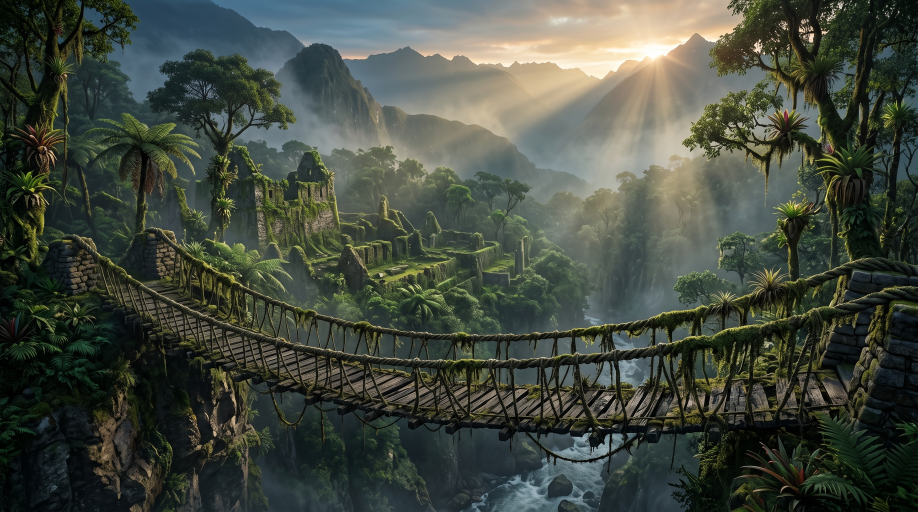
#> input picture docs/art-canon/concept-valley.jpeg, 2752 x 1536 px, found by its file name (shown at 1/3 size)
$ python p_canon_palette.py
#> lines starting #> are read from the running program, lines starting #| are printed output that depends on the picture
#!/usr/bin/env python3
"""P-CANON: measure the canon palette from the uploaded reference images.

Doctrine: every regrade value in the plan must cite a measurement from these
files, not an eyeball impression. Outputs docs/art-canon/canon-palette.json
(median/cluster colors per reference, in sRGB 0-255 + hex) and a contact
sheet PNG for PR review.
"""
import json
import os
from PIL import Image, ImageDraw, ImageFont

SRC = "/home/z/my-project/upload"
OUT_DIR = "/home/z/my-project/juzu/docs/art-canon"

IMAGES = {
    "concept-valley": "concept-valley.jpeg",
    "concept-ruins": "concept-ruins.jpeg",
    "concept-character": "concept-character.jpeg",
    "environment-planks": "environment-planks.jpeg",
    "environment-stonework": "environment-stonework.jpeg",
    "environment-foliage": "environment-foliage.jpeg",
    "environment-forest-floor": "environment-forest-floor.jpeg",
    "environment-bark": "environment-bark.jpeg",
    "IMG_2493-ember-vfx": "IMG_2493.jpeg",
}

# Targeted crop boxes as (x0, y0, x1, y1) fractions — where each material reads
# most purely in its reference. Chosen by looking at each image, refined below.
CROPS = {
    "concept-valley": {
        "sky_fog_warm": (0.62, 0.02, 0.78, 0.12),
        "mountains_far": (0.40, 0.10, 0.55, 0.22),
        "foliage_lit": (0.80, 0.30, 0.92, 0.45),
        "foliage_shadow": (0.05, 0.35, 0.20, 0.50),
        "mist_mid": (0.55, 0.42, 0.70, 0.55),
        "river": (0.60, 0.80, 0.72, 0.92),
        "ruins_moss": (0.30, 0.32, 0.42, 0.42),
    },
    "concept-ruins": {
        "fog_cool": (0.35, 0.15, 0.55, 0.30),
        "stone_lit": (0.72, 0.45, 0.90, 0.65),
        "stone_shadow": (0.15, 0.50, 0.30, 0.68),
        "moss_joint": (0.78, 0.28, 0.90, 0.38),
        "torch_ember": (0.60, 0.50, 0.66, 0.60),
        "character_kit": (0.63, 0.58, 0.70, 0.80),
    },
    "concept-character": {
        "jacket": (0.42, 0.30, 0.50, 0.42),
        "harness_leather": (0.47, 0.38, 0.55, 0.48),
        "pants": (0.45, 0.58, 0.55, 0.75),
        "boots": (0.44, 0.82, 0.56, 0.92),
        "backdrop_wood": (0.02, 0.05, 0.15, 0.30),
    },
    "environment-planks": {
        "wood_silvered": (0.30, 0.15, 0.70, 0.45),
        "wood_dark_grain": (0.30, 0.55, 0.70, 0.80),
        "iron_strap": (0.065, 0.10, 0.095, 0.60),
        "rope": (0.30, 0.075, 0.70, 0.105),
    },
    "environment-stonework": {
        "stone_face": (0.55, 0.30, 0.95, 0.60),
        "stone_dark": (0.05, 0.05, 0.35, 0.35),
        "joint_moss": (0.40, 0.36, 0.52, 0.44),
    },
    "environment-foliage": {
        "leaf_dark": (0.60, 0.55, 0.95, 0.85),
        "leaf_medium": (0.05, 0.35, 0.40, 0.65),
        "leaf_light": (0.38, 0.32, 0.52, 0.44),
        "moss_under": (0.15, 0.70, 0.35, 0.90),
    },
    "environment-forest-floor": {
        "humus": (0.35, 0.55, 0.65, 0.85),
        "moss_clump": (0.25, 0.28, 0.45, 0.48),
        "litter_dry": (0.03, 0.25, 0.20, 0.45),
        "pebbles": (0.55, 0.20, 0.75, 0.38),
    },
    "environment-bark": {
        "bark_face": (0.55, 0.05, 0.95, 0.30),
        "bark_deep": (0.05, 0.60, 0.35, 0.90),
        "fissure_moss": (0.55, 0.15, 0.70, 0.28),
    },
    "IMG_2493-ember-vfx": {
        "spark_core": (0.48, 0.44, 0.56, 0.54),
        "spark_trail": (0.30, 0.35, 0.70, 0.65),
        "night_ground": (0.10, 0.80, 0.40, 0.98),
    },
}


def hexc(rgb):
    return "#{:02x}{:02x}{:02x}".format(*[int(round(c)) for c in rgb])


def crop_stats(im, box):
    """Median + mean + p10/p90 luminance of a crop, downsampled for speed."""
    w, h = im.size
    px = im.crop((int(box[0] * w), int(box[1] * h), int(box[2] * w), int(box[3] * h)))
    px = px.convert("RGB").resize((min(px.width, 128), min(px.height, 128)))
    data = list(px.getdata())
    data.sort(key=lambda c: 0.2126 * c[0] + 0.7152 * c[1] + 0.0722 * c[2])
    n = len(data)
    med = data[n // 2]
    lum = [0.2126 * c[0] + 0.7152 * c[1] + 0.0722 * c[2] for c in data]
    return {
        "median_rgb": list(med),
        "median_hex": hexc(med),
        "lum_p10": round(lum[n // 10], 1),
        "lum_p90": round(lum[9 * n // 10], 1),
        "n": n,
    }


def main():
    out = {"_doctrine": "All values measured from the reference files, not authored by eye.",
           "references": {}}
    sheet_cols = []
    for key, fname in IMAGES.items():
        path = os.path.join(SRC, fname)
        im = Image.open(path)
#> im is the input picture: PIL image 2752x1536 RGB; mean R, G, B 67.7, 74.2, 64
        entry = {"file": fname, "size": list(im.size), "regions": {}}
        for rname, box in CROPS[key].items():
            entry["regions"][rname] = crop_stats(im, box)
#> this loop made 7 passes
#> med in crop_stats on passes 1 to 7: (222, 198, 167), (137, 131, 110), (87, 101, 102), (40, 49, 51), (95, 102, 89), (49, 64, 69), (87, 95, 78)
#> pass 1, in crop_stats, `px = im.crop((int(box[0] * w), int(box[1] * h), int(box[2] * w), int(b..`:
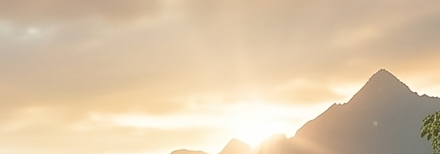
#> px: PIL image 440x154 RGB; mean R, G, B 219.9, 198.3, 168.9
#> pass 1, in crop_stats, `px = px.convert("RGB").resize((min(px.width, 128), min(px.height, 128)))`:
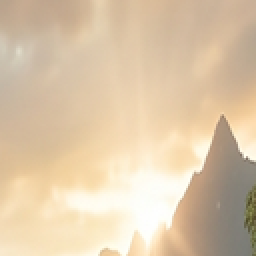
#> px: PIL image 128x128 RGB (shown 2 times larger); mean R, G, B 219.9, 198.3, 168.9
#> pass 2, in crop_stats (call 2), `px = im.crop((int(box[0] * w), int(box[1] * h), int(box[2] * w), int(b..`:
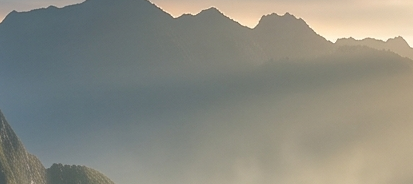
#> px: PIL image 413x184 RGB; mean R, G, B 137.9, 138.1, 128.7
#> pass 2, in crop_stats (call 2), `px = px.convert("RGB").resize((min(px.width, 128), min(px.height, 128)))`:
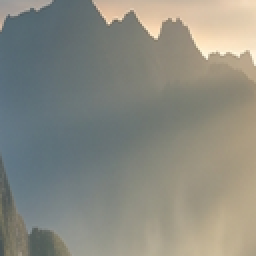
#> px: PIL image 128x128 RGB (shown 2 times larger); mean R, G, B 137.9, 138.1, 128.7
#> after the loop, entry = 3 items
        out["references"][key] = entry
        sheet_cols.append((key, entry["regions"]))
#> pass 2 of the loop in main, `for key, fname in IMAGES.items():`:
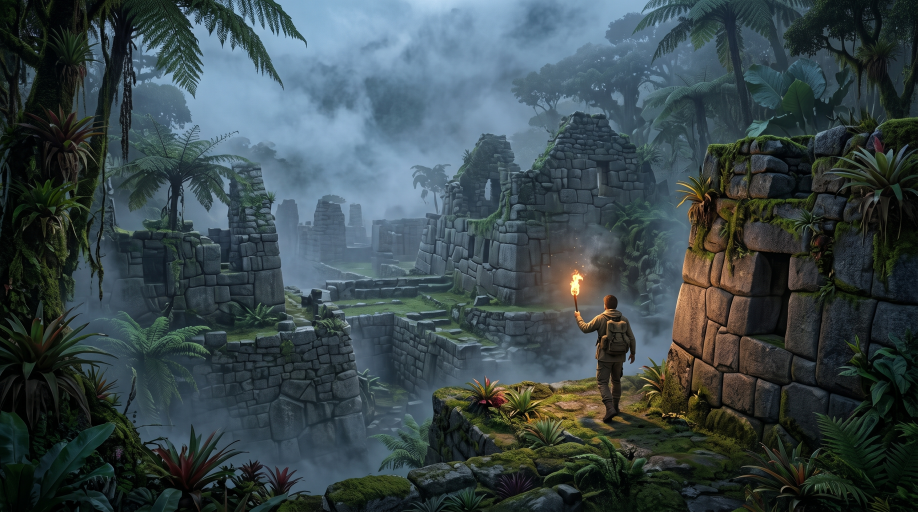
#> input picture docs/art-canon/concept-ruins.jpeg, 2752 x 1536 px, found by its file name (shown at 1/3 size)
#> in main, im is the input picture: PIL image 2752x1536 RGB; mean R, G, B 57.5, 71.6, 75.2
#> the loop in main, `for rname, box in CROPS[key].items():` made 6 passes
#> med in crop_stats on passes 1 to 6: (102, 134, 162), (63, 63, 61), (39, 55, 53), (27, 38, 48), (112, 100, 97), (108, 86, 59)
#> pass 1, in crop_stats (call 8), `px = px.convert("RGB").resize((min(px.width, 128), min(px.height, 128)))`:
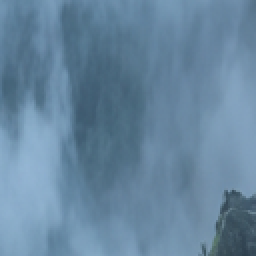
#> px: PIL image 128x128 RGB (shown 2 times larger); mean R, G, B 102.6, 133.7, 158.6
#> pass 2, in crop_stats (call 9), `px = px.convert("RGB").resize((min(px.width, 128), min(px.height, 128)))`:
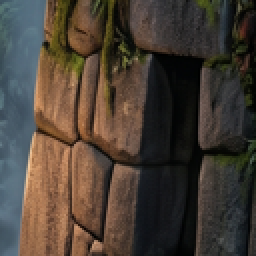
#> px: PIL image 128x128 RGB (shown 2 times larger); mean R, G, B 73.3, 63.3, 53.8
#> pass 3 of the loop in main, `for key, fname in IMAGES.items():`:
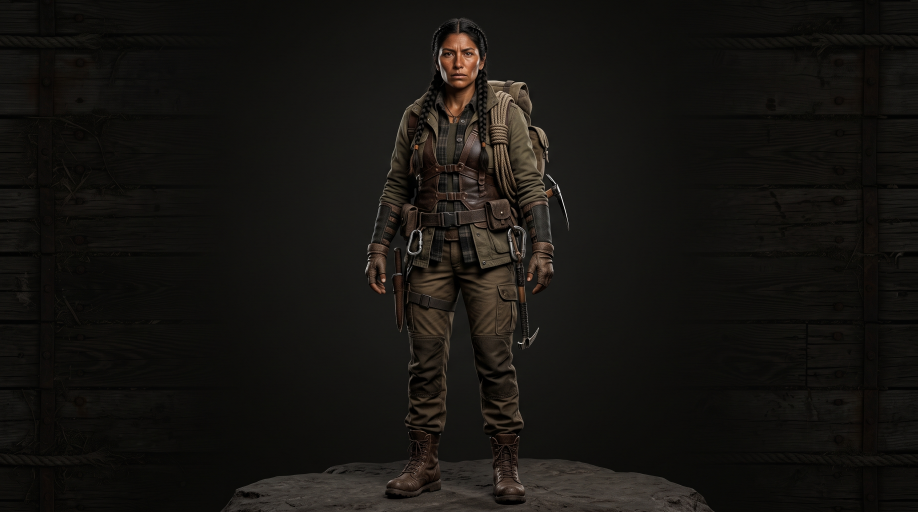
#> input picture docs/art-canon/concept-character.jpeg, 2752 x 1536 px, found by its file name (shown at 1/3 size)
#> in main, im is the input picture: PIL image 2752x1536 RGB; mean R, G, B 22.3, 20.2, 17
#> the loop in main, `for rname, box in CROPS[key].items():` made 5 passes
#> med in crop_stats on passes 1 to 5: (26, 26, 24), (51, 38, 29), (35, 27, 20), (20, 19, 17), (15, 13, 10)
#> pass 1, in crop_stats (call 14), `px = px.convert("RGB").resize((min(px.width, 128), min(px.height, 128)))`:
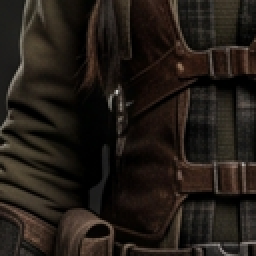
#> px: PIL image 128x128 RGB (shown 2 times larger); mean R, G, B 34.6, 28.2, 22.6
#> pass 2, in crop_stats (call 15), `px = px.convert("RGB").resize((min(px.width, 128), min(px.height, 128)))`:
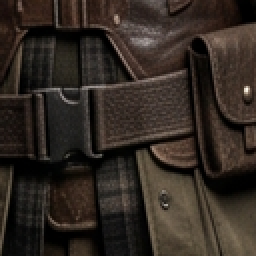
#> px: PIL image 128x128 RGB (shown 2 times larger); mean R, G, B 49.4, 40.9, 34.3
#> the loop made 4 passes; the first 3 are shown

    os.makedirs(OUT_DIR, exist_ok=True)
    with open(os.path.join(OUT_DIR, "canon-palette.json"), "w") as f:
        json.dump(out, f, indent=2)

    # Contact sheet: one row per image, swatches per region with hex labels.
    rows = len(sheet_cols)
    max_sw = max(len(r[1]) for r in sheet_cols)
    SW, RW, RH, PAD = 110, 190, 128, 8
    W = RW + max_sw * SW + PAD
    H = rows * RH + (rows + 1) * PAD
    sheet = Image.new("RGB", (W, H), (24, 24, 24))
    d = ImageDraw.Draw(sheet)
    try:
        font = ImageFont.truetype("/usr/share/fonts/truetype/dejavu/DejaVuSans.ttf", 11)
        font_b = ImageFont.truetype("/usr/share/fonts/truetype/dejavu/DejaVuSans-Bold.ttf", 12)
    except Exception:
        font = font_b = None
    for i, (key, regions) in enumerate(sheet_cols):
        y = PAD + i * (RH + PAD)
        d.text((PAD, y + RH // 2 - 6), key, fill=(230, 230, 230), font=font_b)
        for j, (rname, st) in enumerate(regions.items()):
            x = RW + j * SW
            d.rectangle([x, y, x + SW - 4, y + RH - 26], fill=tuple(st["median_rgb"]))
            d.text((x, y + RH - 24), rname[:15], fill=(220, 220, 220), font=font)
            d.text((x, y + RH - 12), st["median_hex"] + f" L{int((st['lum_p10']+st['lum_p90'])/2)}",
                   fill=(160, 160, 160), font=font)
    sheet.save(os.path.join(OUT_DIR, "canon-palette-sheet.png"))
    print(json.dumps({k: {r: v["median_hex"] for r, v in e["regions"].items()}
                      for k, e in out["references"].items()}, indent=1))


if __name__ == "__main__":
#> (the run stopped early here; a loop or call above may not have finished)
